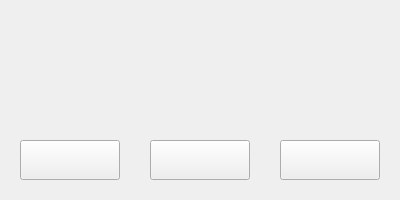
<?xml version="1.0" encoding="UTF-8"?>
<ui version="4.0">
 <class>save_form</class>
 <widget class="QWidget" name="save_form">
  <property name="geometry">
   <rect>
    <x>0</x>
    <y>0</y>
    <width>400</width>
    <height>200</height>
   </rect>
  </property>
  <property name="minimumSize">
   <size>
    <width>400</width>
    <height>200</height>
   </size>
  </property>
  <property name="maximumSize">
   <size>
    <width>400</width>
    <height>200</height>
   </size>
  </property>
  <property name="windowTitle">
   <string>Form</string>
  </property>
  <widget class="QLabel" name="Back_Ground_dilong">
   <property name="geometry">
    <rect>
     <x>0</x>
     <y>0</y>
     <width>400</width>
     <height>200</height>
    </rect>
   </property>
   <property name="styleSheet">
    <string notr="true"/>
   </property>
   <property name="text">
    <string/>
   </property>
  </widget>
  <widget class="QPushButton" name="Save_button">
   <property name="geometry">
    <rect>
     <x>20</x>
     <y>140</y>
     <width>100</width>
     <height>40</height>
    </rect>
   </property>
   <property name="text">
    <string/>
   </property>
  </widget>
  <widget class="QPushButton" name="No_Save_Button">
   <property name="geometry">
    <rect>
     <x>150</x>
     <y>140</y>
     <width>100</width>
     <height>40</height>
    </rect>
   </property>
   <property name="text">
    <string/>
   </property>
  </widget>
  <widget class="QPushButton" name="Back_Button">
   <property name="geometry">
    <rect>
     <x>280</x>
     <y>140</y>
     <width>100</width>
     <height>40</height>
    </rect>
   </property>
   <property name="text">
    <string/>
   </property>
  </widget>
 </widget>
 <resources/>
 <connections/>
</ui>
